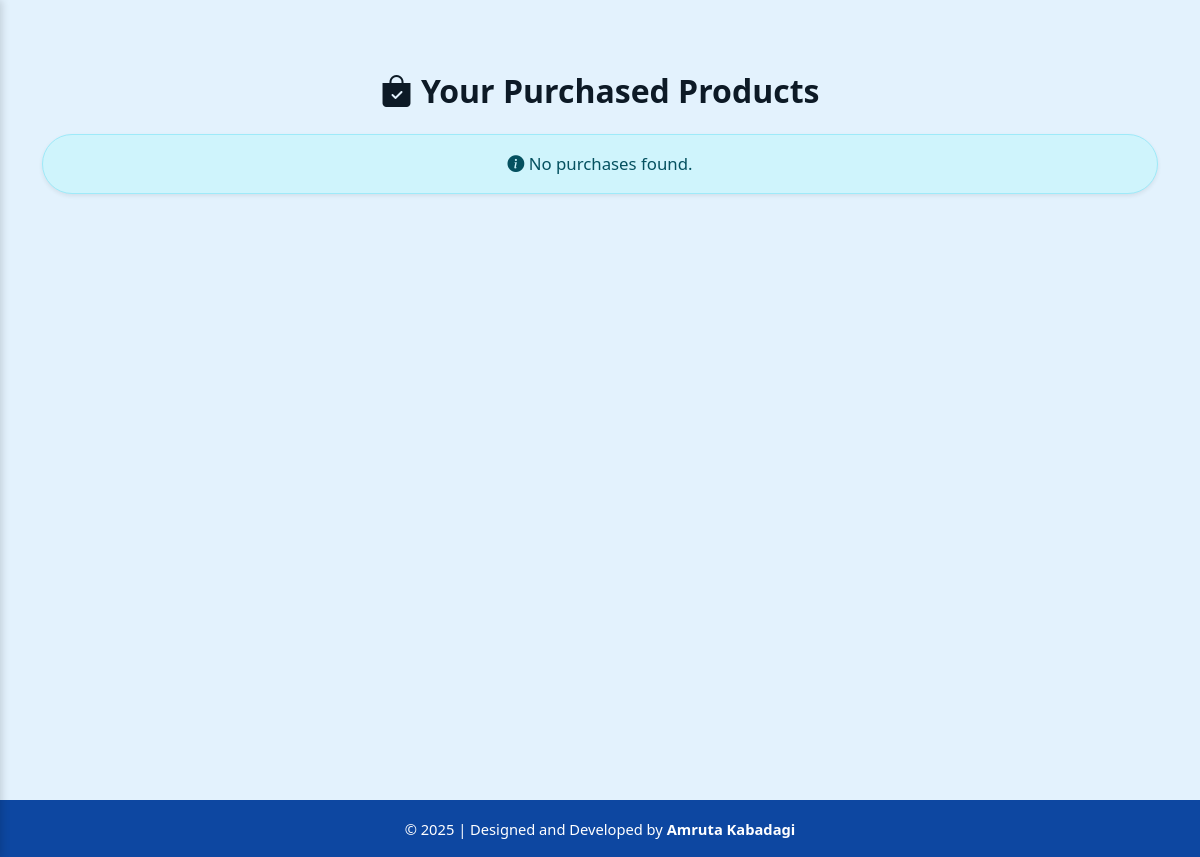
The app's page /bought-history/ (signed in), older data.
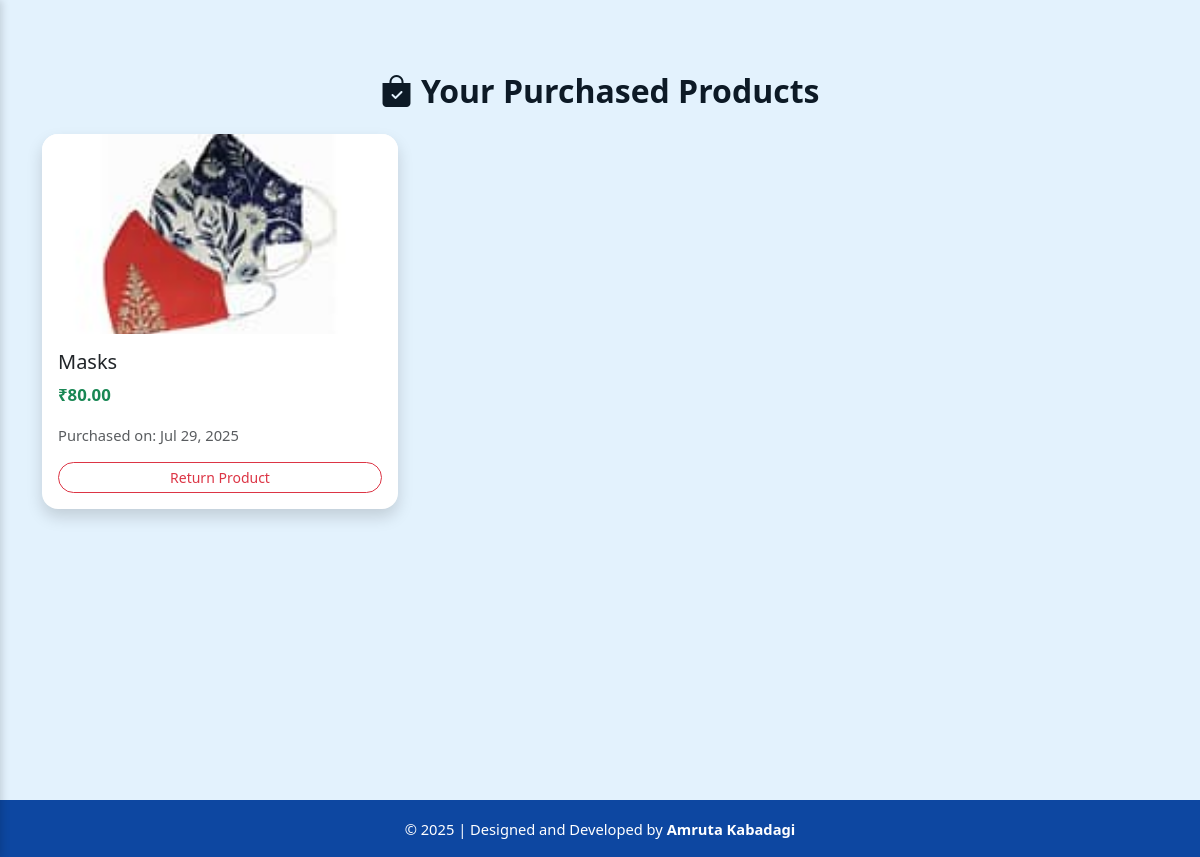
The same page, newer data.
### myapp/models.py (models this page shows, shortened)
class BoughtProduct(models.Model):
    buyer = models.ForeignKey(User, on_delete=models.CASCADE, related_name='bought_products')
    seller = models.ForeignKey(User, on_delete=models.CASCADE, related_name='sold_products', null=True, blank=True)
    product = models.ForeignKey(Product, on_delete=models.CASCADE)
    quantity = models.PositiveIntegerField(default=1)
    price_per_item = models.DecimalField(max_digits=10, decimal_places=2, null=True, blank=True)
    total_price = models.DecimalField(max_digits=12, decimal_places=2, null=True, blank=True)
    is_returned = models.BooleanField(default=False)
    return_request = models.ForeignKey('ReturnProduct', on_delete=models.SET_NULL, null=True, blank=True)
    payment_method = models.CharField(max_length=10, choices=[
        ('UPI', 'UPI'),
        ('Card', 'Card'),
    ], default='Card')
    shipping_address = models.TextField(null=True, blank=True)
    purchased_at = models.DateTimeField(auto_now_add=True)

class Product(models.Model):
    user = models.ForeignKey(User, on_delete=models.CASCADE)  # Seller
    title = models.CharField(max_length=200)
    image = models.ImageField(upload_to='products/')
    description = models.TextField()
    cost = models.DecimalField(max_digits=10, decimal_places=2)
    created_at = models.DateTimeField(auto_now_add=True)
    category = models.ForeignKey(Category, on_delete=models.SET_NULL, null=True)
    is_sold = models.BooleanField(default=False)

### myapp/views.py (the view)
# urls.py: path('bought-history/', bought_history, name='bought_history'),
@login_required
def bought_history(request):
    bought_products = BoughtProduct.objects.filter(buyer=request.user).select_related('product')
    return render(request, 'purchase/bought_history.html', {'bought_products': bought_products})

### templates/purchase/bought_history.html (shortened to what this page needs)
{% extends 'base.html' %}
{% block content %}
<div class="container my-5">
    <div class="text-center mb-4">
        <h2 class="fw-bold"><i class="bi bi-bag-check-fill"></i> Your Purchased Products</h2>
    </div>
    {% if bought_products %}
        <div class="row row-cols-1 row-cols-sm-2 row-cols-md-3 g-4">
            {% for item in bought_products %}
                <div class="col">
                    <div class="card h-100 shadow border-0 rounded-4">
                        <img src="{{ item.product.image.url }}"
                             class="card-img-top rounded-top-4"
                             alt="{{ item.product.title }}"
                             style="height: 200px; object-fit: cover;">
                        <div class="card-body d-flex flex-column">
                            <h5 class="card-title">{{ item.product.title }}</h5>
                            <p class="card-text text-success fw-semibold">₹{{ item.product.cost }}</p>
                            <p class="text-muted small">Purchased on: {{ item.purchased_at|date:"M d, Y" }}</p>
                            <div class="mt-auto">
                                <a href="{% url 'return_product' item.product.id %}"
                                   class="btn btn-outline-danger btn-sm w-100 rounded-pill">
                                    Return Product
                                </a>
                            </div>
                        </div>
                    </div>
                </div>
            {% endfor %}
        </div>
    {% else %}
        <div class="alert alert-info text-center mt-4 rounded-pill shadow-sm">
            <i class="bi bi-info-circle-fill"></i> No purchases found.
        </div>
    {% endif %}
</div>
{% endblock %}

Row changes from the older to the newer data that the page shows:
added BoughtProduct: product.image (picture), product "Masks", product.cost "80.00", purchased_at "Jul 29, 2025"
Text that changed along with them:
text no longer shown: "No purchases found."
